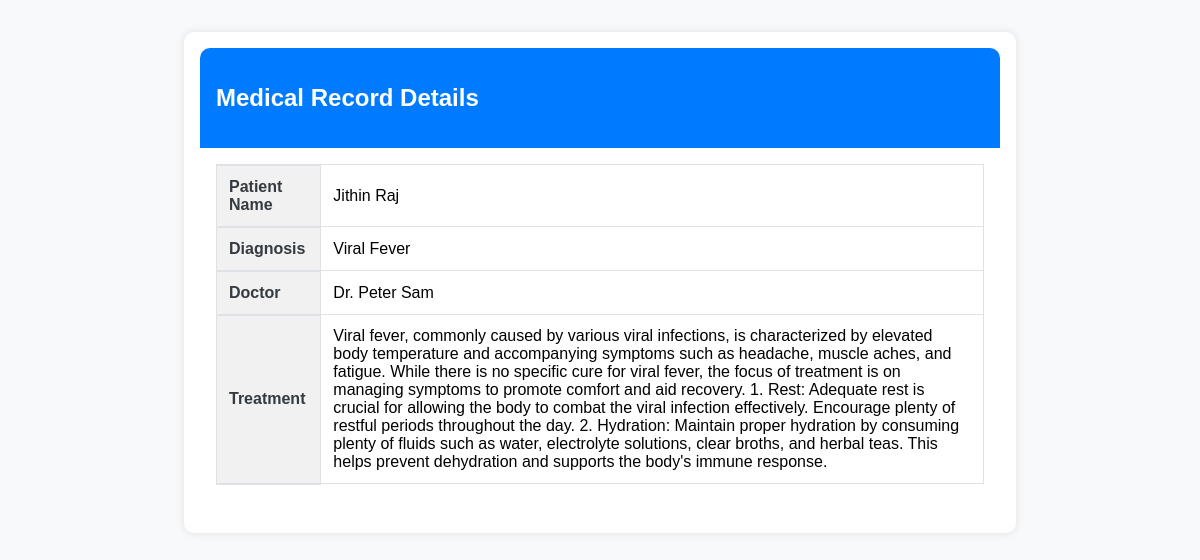
The page /medical_record/1/ on the database its author committed.
### Hospital_mngmnt/models.py (models this page shows, shortened)
class MedicalRecord(models.Model):
    patient_name = models.CharField(max_length=50)
    diagnosis = models.TextField()
    treatment_plan = models.TextField()
    doctor = models.ForeignKey(Doctor, on_delete=models.CASCADE)

class Doctor(models.Model):
    name = models.CharField(max_length=25)
    specialization = models.CharField(max_length=30)
    image = models.ImageField(upload_to='media', default='', blank=True)
    availability = models.BooleanField(default=True)
    desc = models.CharField(max_length=250, default='')

### Hospital_mngmnt/views.py (the view)
# urls.py: path('medical_record/<int:record_id>/', views.medical_record_details, name='medical_record_details'),
def medical_record_details(request, record_id):
    record = get_object_or_404(MedicalRecord, id=record_id)
    return render(request, 'medical_details.html', {'record': record})

### templates/medical_details.html (shortened to what this page needs)
{% load static %}
{% block content %}
    <div class="container my-5">
        <div class="card shadow-sm">
            <div class="card-header">
                <h2 class="mb-0">Medical Record Details</h2>
            </div>
            <div class="card-body">
                <table class="table table-bordered">
                    <tbody>
                        <tr>
                            <th class="bg-light">Patient Name</th>
                            <td>{{ record.patient_name }}</td>
                        </tr>
                        <tr>
                            <th class="bg-light">Diagnosis</th>
                            <td>{{ record.diagnosis }}</td>
                        </tr>
                        <tr>
                            <th class="bg-light">Doctor</th>
                            <td>{{ record.doctor.name }}</td>
                        </tr>
                        <tr>
                            <th class="bg-light">Treatment</th>
                            <td>{{ record.treatment_plan }}</td>
                        </tr>
                    </tbody>
                </table>
            </div>
        </div>
    </div>
    {% endblock %}

### templates/medical_details.html (style rules this page uses)
.container { max-width: 800px; margin: 2rem auto; padding: 1rem; background-color: white; border-radius: 10px; box-shadow: 0 0 10px rgba(0, 0, 0, 0.1); }
.card { border: none; border-radius: 10px; overflow: hidden; }
.card-header { background-color: #007bff; color: white; padding: 1rem; }
.card-body { padding: 1rem; }
.table { width: 100%; border-collapse: collapse; margin-bottom: 1rem; }
.table th, .table td { padding: 0.75rem; text-align: left; border: 1px solid #dee2e6; }
.table th { font-weight: bold; background-color: #e9ecef; color: #343a40; border-top: 2px solid #dee2e6; border-bottom: 2px solid #dee2e6; }
.bg-light { background-color: #f1f1f1 !important; }

### rows shown on the page
MedicalRecord: patient_name "Jithin Raj", diagnosis "Viral Fever", doctor.name "Dr. Peter Sam", treatment_plan "Viral fever, commonly caused by various viral infections, is characterized by elevated body temperature and accompanying symptoms such as headache, muscle aches, and fatigue. While there is no specific cure for viral fever, the focus of treatment is on managing symptoms to promote comfort and aid recovery. 1. Rest: Adequate rest is crucial for allowing the body to combat the viral infection effectively. Encourage plenty of restful periods throughout the day. 2. Hydration: Maintain proper hydration by consuming plenty of fluids such as water, electrolyte solutions, clear broths, and herbal teas. This helps prevent dehydration and supports the body's immune response."
